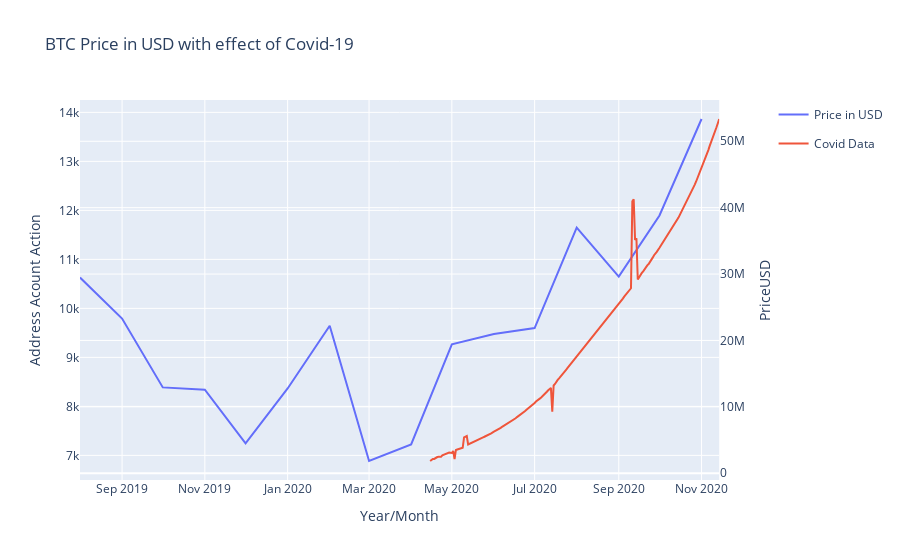

Notebook code cell kept with this figure:
### Code cell
subfig = make_subplots(specs=[[{"secondary_y": True}]])

# create two independent figures with px.line each containing data from multiple columns
fig = px.line(before_and_after_new, x= "yearmonth", y="PriceUSD",color="price")#, render_mode="webgl",)
fig2 = px.line(coviddata,x="Date",y="TotalConfirmed", color = "covid")#, render_mode="webgl",)

fig2.update_traces(yaxis="y2")

subfig.add_traces(fig.data + fig2.data)
subfig.layout.xaxis.title="Year/Month"
subfig.layout.yaxis.title="Address Acount Action"
#subfig.layout.yaxis2.type="log"
subfig.layout.yaxis2.title="PriceUSD"
# recoloring is necessary otherwise lines from fig und fig2 would share each color
# e.g. Linear-, Log- = blue; Linear+, Log+ = red... we don't want this
subfig.for_each_trace(lambda t: t.update(line=dict(color=t.marker.color)))
subfig.update_layout(title_text = "BTC Price in USD with effect of Covid-19")
subfig.show()

### Figure 1 — Plotly figure (JSON) as saved in the notebook; plotly's stock layout.template omitted (floating-point values rounded to 4 significant figures; data arrays with more than 128 entries replaced by an {"elided": "..."} marker saying what was removed)
{"data": [{"hovertemplate": "price=Price in USD<br>yearmonth=%{x}<br>PriceUSD=%{y}<extra></extra>", "legendgroup": "Price in USD", "line": {"dash": "solid"}, "mode": "lines", "name": "Price in USD", "orientation": "v", "showlegend": true, "type": "scatter", "x": ["2019-08", "2019-09", "2019-10", "2019-11", "2019-12", "2020-01", "2020-02", "2020-03", "2020-04", "2020-05", "2020-06", "2020-07", "2020-08", "2020-09", "2020-10", "2020-11"], "xaxis": "x", "y": [10630.0, 9792.0, 8387.0, 8340.0, 7246.0, 8366.0, 9646.0, 6885.0, 7224.0, 9265.0, 9479.0, 9597.0, 11650.0, 10650.0, 11900.0, 13860.0], "yaxis": "y"}, {"hovertemplate": "covid=Covid Data<br>Date=%{x}<br>TotalConfirmed=%{y}<extra></extra>", "legendgroup": "Covid Data", "line": {"dash": "solid"}, "mode": "lines", "name": "Covid Data", "orientation": "v", "showlegend": true, "type": "scatter", "x": {"elided": "207 str values"}, "xaxis": "x", "y": {"elided": "207 int values"}, "yaxis": "y2"}], "layout": {"autosize": true, "title": {"text": "BTC Price in USD with effect of Covid-19"}, "xaxis": {"anchor": "y", "autorange": true, "domain": [0, 0.94], "range": ["2019-08-01", "2020-11-14"], "title": {"text": "Year/Month"}, "type": "date"}, "yaxis": {"anchor": "x", "autorange": true, "domain": [0, 1], "range": [6497.0, 14250.0], "title": {"text": "Address Acount Action"}, "type": "linear"}, "yaxis2": {"anchor": "x", "autorange": true, "overlaying": "y", "range": [-1024000.0, 56220000.0], "side": "right", "title": {"text": "PriceUSD"}, "type": "linear"}}}
